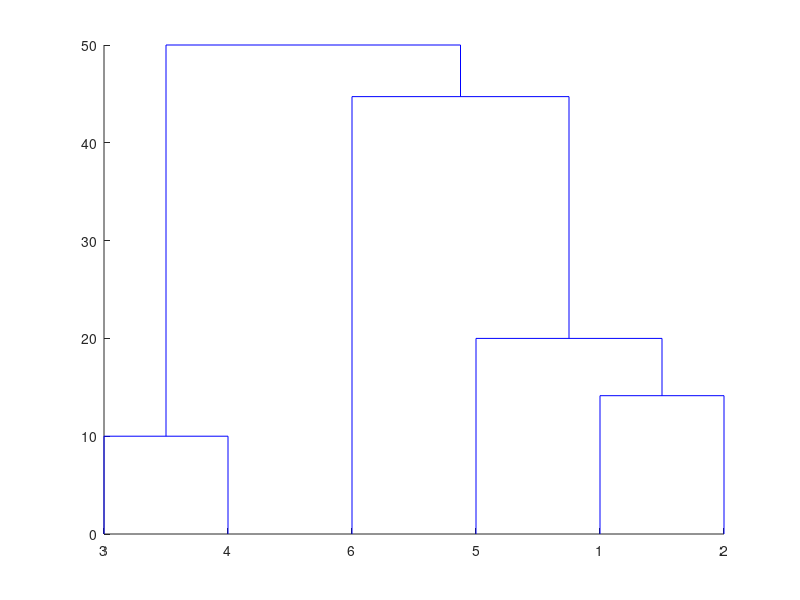

Here is the MATLAB script that generated this plot:
clear;
clc;


DataPoints = [100 100;90 90;10 10;10 20;90 70;50 50] ;
disp(DataPoints);
DistanceCalc = pdist(DataPoints);
disp(DistanceCalc);
DistanceMatrix = squareform(DistanceCalc);
disp(DistanceMatrix);

%%%%%%%%%%% Defining a grouping in hierarchical  clustering

GroupsMatrix = linkage(DistanceCalc);
disp(GroupsMatrix);
dendrogram(GroupsMatrix)
VerifyDistaces = cophenet(GroupsMatrix, DistanceCalc);
NewDistanceCalc = pdist(DataPoints, 'cosine');
figure(1)
NewGroupsMatrix = linkage(NewDistanceCalc,'weighted');
NewVerifyDistaces = cophenet(NewGroupsMatrix, NewDistanceCalc);


